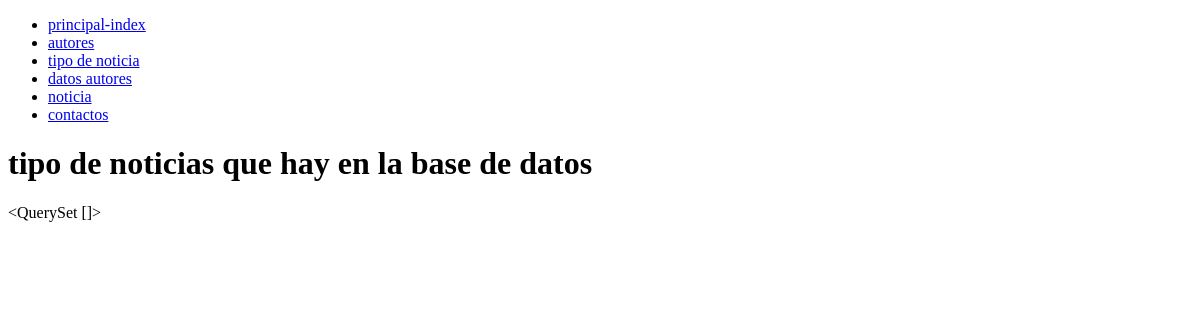
The page /noticia/ on the database as committed earlier.
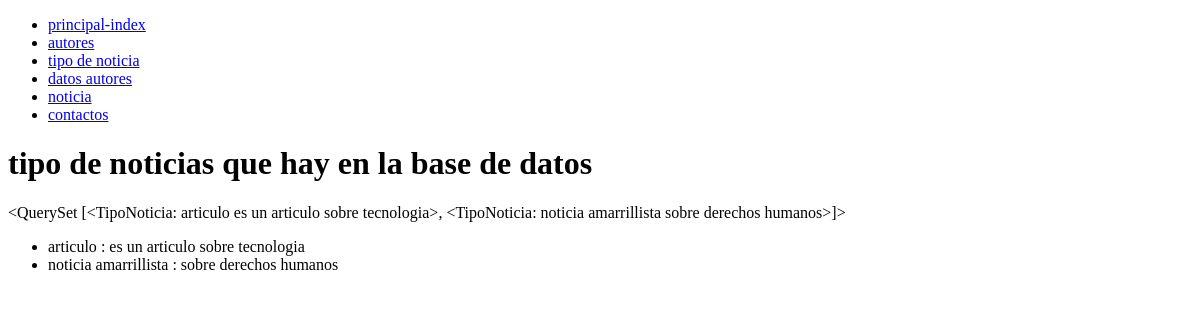
The same page on the database as committed later.
### noticias/models.py (models this page shows)
class TipoNoticia(models.Model):
    tipo = models.CharField("Tipo de Noticias", max_length=30, blank=False, null=False)
    descripcion = models.TextField("Descripcion del tipo de noticias", max_length=300, blank=False, null=False)
    class Meta:
        verbose_name = "Tipo de Noticias"
        verbose_name_plural = "Tipos de Noticias"
        ordering = ["tipo"]
    def __str__(self):
        return '%s %s' % (self.tipo, self.descripcion)

### noticias/views.py (the view)
# urls.py: path('noticia/',views.noticia, name = 'noticia'),
def noticia(request):
    responder = TipoNoticia.objects.all()
    return render(request, "tipodenoticia.html",
    {
       'responder': responder,
    })

### noticias/templates/tipodenoticia.html (shortened to what this page needs)
{%extends 'layouts/base.html' %}
{%block content%}
<h1>tipo de noticias que hay en la base de datos</h1>
<p>{{responder}}</p>
<ul>
    {%for mostrar in responder%}
    <li>{{ mostrar.tipo }} : {{ mostrar.descripcion}}</li>
    {% endfor %}
</ul>
{%endblock%}

Rows that differ between the two databases and show on the page:
added TipoNoticia: tipo+descripcion "<QuerySet [<TipoNoticia: articulo es un articulo sobre tecnologia>, <TipoNoticia: noticia amarrillista sobre derechos humanos>]>", tipo "articulo", descripcion "es un articulo sobre tecnologia"
added TipoNoticia: tipo "noticia amarrillista", descripcion "sobre derechos humanos"
Other text that changed with them:
{{ responder }}: "<QuerySet []>" → (not shown)
